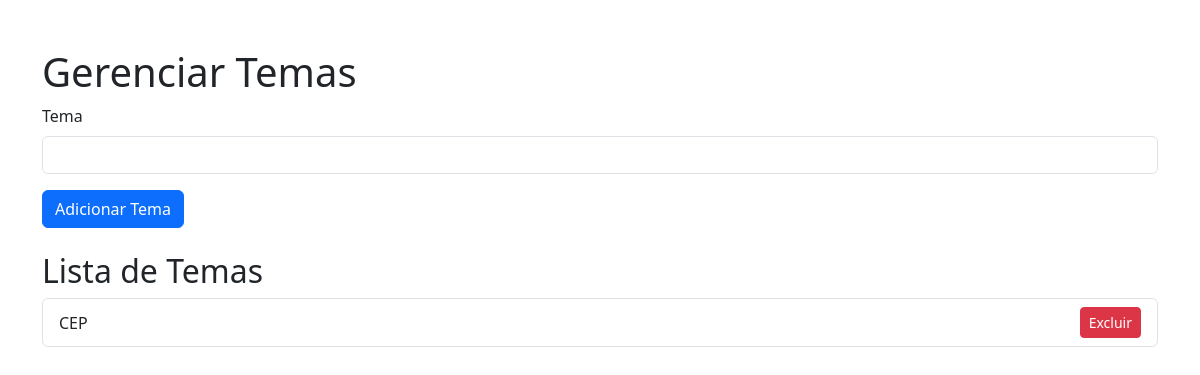
Before: /admin/tema with the older database file.
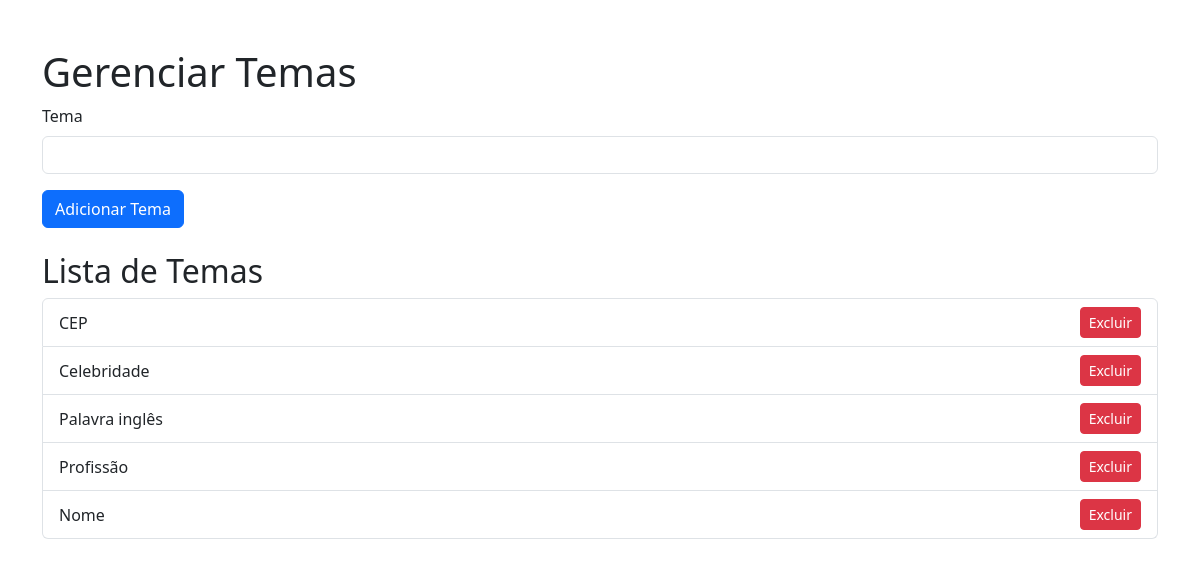
After: the same page with the newer database file.
### app.py (models this page shows)
class Tema(db.Model):
    id = db.Column(db.Integer, primary_key=True)
    nome = db.Column(db.String(50), nullable=False)

### app.py (the view)
@app.route('/admin/tema', methods=['GET', 'POST'])
def admin_tema():
    if request.method == 'POST':
        nome = request.form.get('nome')
        tema = Tema(nome=nome)
        db.session.add(tema)
        db.session.commit()
    temas = Tema.query.all()
    return render_template('tema.html', temas=temas)

### templates/tema.html
{% extends "base.html" %}
{% block content %}
<div class="container mt-5">
    <h1>Gerenciar Temas</h1>
    <form method="POST" action="/admin/tema">
        <div class="mb-3">
            <label for="nome" class="form-label">Tema</label>
            <input type="text" class="form-control" id="nome" name="nome" required>
        </div>
        <button type="submit" class="btn btn-primary">Adicionar Tema</button>
    </form>
    <h2 class="mt-4">Lista de Temas</h2>
    <ul class="list-group">
        {% for tema in temas %}
            <li class="list-group-item d-flex justify-content-between align-items-center">
                {{ tema.nome }}
                <form method="POST" action="/admin/tema/{{ tema.id }}" class="d-inline">
                    <button type="submit" class="btn btn-danger btn-sm">Excluir</button>
                </form>
            </li>
        {% endfor %}
    </ul>
</div>
{% endblock %}

Changed rows visible on the page:
added Tema: nome "Celebridade"
added Tema: nome "Palavra inglês"
added Tema: nome "Profissão"
added Tema: nome "Nome"
